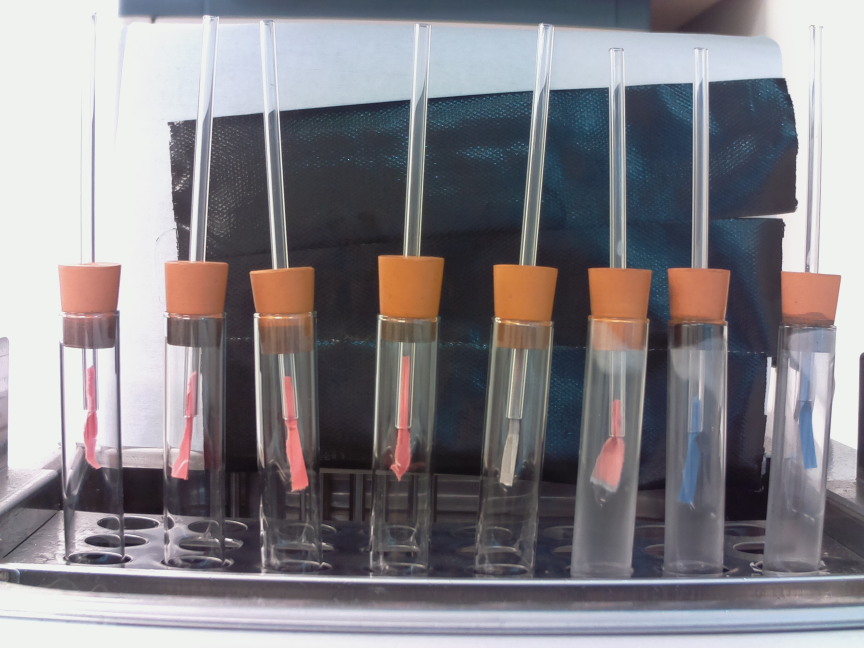
#> input picture TestImage.jpg, 2592 x 1944 px (shown at 1/3 size)
$ python -i TestTubesClass.py   (imports and definitions only)
#> lines starting #> are read from the running program, lines starting #| are printed output that depends on the picture; after the words box and inside, x2 and y2 are one past the last pixel; in counts of white or black regions, pixels touching at a corner belong together
import cv2
import numpy as np
import pandas as pd
import scipy.stats as st


class TestTubes:
    # TestTubes class.
    # contains functionality of detect test tube and classify the litmus paper of it

    def mainFunc(self, img):
        # 1. set the detection and classification parameter.
        # 2. convert image to hsv
        # 3. detect litmus paper location

        self.img = img

        # Initialize parameters for litmus paper classification
        self.red_lower_bound = np.array([170, 50, 15], dtype=float)
        self.red_upper_bound = np.array([10, 200, 220], dtype=float)
        self.blue_lower_bound = np.array([90, 20, 5], dtype=float)
        self.blue_upper_bound = np.array([115, 150, 100], dtype=float)
        self.brown_lower_bound = np.array([3, 100, 80], dtype=float)
        self.brown_upper_bound = np.array([15, 215, 245], dtype=float)

        self.red_to_blue_ratio = 1.75  # area ratio between red to blue for litmus classification
        self.litmus_start_var = 1.6  # where to start searching litmus paper
        self.litmus_height_var = 1.2  # where to finish search litmus paper
        self.litmus_width_ratio = 1.0  # litmus width ratio from cork width
        self.max_height_to_width_ratio = 1.5  # max ratio between height to width. above it splits to 2 corks
        self.total_red_ratio_threshold = 0.02

        # Convert image to HSV
        self.img_hsv = cv2.cvtColor(img, cv2.COLOR_RGB2HSV)

        # data base which contains the test-tubes litmus paper and cork location
        self.test_tubes_db = self.detectTubesLocation()

    # [79 lines left out: functions setDumpPath, dumpHsvImage, dumpDetectedCorksMask, dumpDetectedTubes, dumpLitmusRegion_masks, dumpLitmusRegion and 2 more, not called in this run]

    def filterBrownFromImg(self, img_hsv):
        # Threshold the image so only the brown pixels will appear in order to detect the cork

        # Threshold the image
        lower_bound = self.brown_lower_bound
        upper_bound = self.brown_upper_bound
        mask = cv2.inRange(img_hsv, lower_bound, upper_bound)

        # Remove small red blobs
        kernel = cv2.getStructuringElement(cv2.MORPH_ELLIPSE, (30, 30))  # (20, 20))
        mask_opened = cv2.morphologyEx(mask, cv2.MORPH_OPEN, kernel)

        # makes the object in bigger
        kernel = cv2.getStructuringElement(cv2.MORPH_ELLIPSE, (22, 22))  # (22, 22))
        mask_dilated = cv2.dilate(mask_opened, kernel, iterations=1)

        # remove small holes
        kernel = cv2.getStructuringElement(cv2.MORPH_ELLIPSE, (20, 20))
        mask_closed = cv2.morphologyEx(mask_dilated, cv2.MORPH_CLOSE, kernel)

        # Threshold output in order to change class
        maskOutput = cv2.threshold(mask_closed, 60, 255, cv2.THRESH_BINARY)[1]

        # Save for dump
        self.mask_corks = maskOutput
        return maskOutput

    # [26 lines left out: function filterRedOrBlueFromImg, not called in this run]

    def findContours(self, mask):
        # Find blobs in mask. store their properties in data base
        # Input: mask- blobs to be search in
        # Output: contour_db- data base of the blobs

        cnts = cv2.findContours(mask, cv2.RETR_EXTERNAL, cv2.CHAIN_APPROX_SIMPLE)
        cnts = cnts[0]

        # Organize contour- [x_center y_center width height]
        contour_db = pd.DataFrame(0, index=np.arange(cnts.__len__()),
                                  columns=['x_center', 'y_center', 'width', 'height', 'x_min', 'y_min'])

        # Get average height
        avg_height = 0
        k = 0
        for c in cnts:
            [x_min, y_min, width, height] = cv2.boundingRect(c)
            avg_height += height
            k = k + 1
        avg_height = avg_height / (k + 0.00001)

        k = 0
        for c in cnts:
            [contour_db.loc[k, 'x_min'],
             contour_db.loc[k, 'y_min'],
             contour_db.loc[k, 'width'],
             contour_db.loc[k, 'height']] = cv2.boundingRect(c)

            contour_db.loc[k, 'x_max'] = contour_db.loc[k, 'x_min'] + contour_db.loc[k, 'width']
            contour_db.loc[k, 'y_max'] = contour_db.loc[k, 'y_min'] + contour_db.loc[k, 'height']
            # compute the center of the contour
            M = cv2.moments(c)
            contour_db.loc[k, 'x_center'] = int(M["m10"] / M["m00"])
            contour_db.loc[k, 'y_center'] = int(M["m01"] / M["m00"])

            # if too width- divide to 2 corks
            if avg_height * self.max_height_to_width_ratio < contour_db.loc[k, 'width']:
                contour_db.loc[k, 'width'] = contour_db.loc[k, 'width'] / 2
                contour_db.loc[k, 'x_center'] = contour_db.loc[k, 'x_min'] + contour_db.loc[k, 'width'] / 2
                contour_db.loc[k, 'y_center'] = contour_db.loc[k, 'y_min'] + contour_db.loc[k, 'height'] / 2

                contour_db.loc[k + 1, 'x_min'] = contour_db.loc[k, 'x_min'] + contour_db.loc[k, 'width']
                contour_db.loc[k + 1, 'y_min'] = contour_db.loc[k, 'y_min']
                contour_db.loc[k + 1, 'width'] = contour_db.loc[k, 'width']
                contour_db.loc[k + 1, 'height'] = contour_db.loc[k, 'height']
                contour_db.loc[k + 1, 'x_center'] = contour_db.loc[k + 1, 'x_min'] + contour_db.loc[k + 1, 'width'] / 2
                contour_db.loc[k + 1, 'y_center'] = contour_db.loc[k + 1, 'y_min'] + contour_db.loc[k + 1, 'height'] / 2
                k = k + 1
            k = k + 1

        return contour_db

    def buildTestTubesDB(self, contour_db):
        # building test-tube data base which include: cork location and sizes, litmus paper estimate location
        # Input: contour_db- data base which contains all the blob in the image and their location
        # Output: test_tube_db- data base which contains the cork location and the expected litmus paper location.
        #         data base format: 'tube_num', 'cork_x_min',   'cork_y_min'  , 'cork_width'  , 'cork_height'  ,
        #                                       'litmus_x_min', 'litmus_y_min', 'litmus_width', 'litmus_height'.

        # Sort by data base by y center ceter
        contour_db = contour_db.sort_values(['y_center'], ascending=True)
        contour_db = contour_db.reset_index()
        if 0:
            print(contour_db)

        # Filter blobs outside maximum min blobs
        contour_db = contour_db[contour_db['y_min'] < contour_db.loc[0, 'y_max']]

        # Sort by x location- first in the left. starting from 0
        contour_db = contour_db.sort_values(['x_center'], ascending=True)
        contour_db = contour_db.reset_index()

        # Get average width
        avg_width = contour_db['width'].mean()

        # building test tubes data base- cork and litmus paper location
        litmus_start_var = self.litmus_start_var  # where to start searching litmus paper
        litmus_height_var = self.litmus_height_var  # where to finish search litmus paper
        litmus_width_ratio = self.litmus_width_ratio
        test_tubes_db = pd.DataFrame(0, index=np.arange(contour_db.shape[0]),
                                     columns=['tube_num', 'cork_x_min', 'cork_y_min', 'cork_width', 'cork_height',
                                              'litmus_x_min', 'litmus_y_min', 'litmus_width', 'litmus_height'])
        for k in range(0, contour_db.shape[0]):
            test_tubes_db.loc[k, 'tube_num'] = k
            test_tubes_db.loc[k, 'cork_x_min'] = contour_db.loc[k, 'x_center'] - avg_width / 2
            test_tubes_db.loc[k, 'cork_y_min'] = contour_db.loc[k, 'y_center'] - avg_width / 2
            test_tubes_db.loc[k, 'cork_width'] = avg_width
            test_tubes_db.loc[k, 'cork_height'] = avg_width
            test_tubes_db.loc[k, 'litmus_center_x'] = contour_db.loc[k, 'x_center']
            test_tubes_db.loc[k, 'litmus_y_min'] = test_tubes_db.loc[k, 'cork_y_min'] + test_tubes_db.loc[
                k, 'cork_height'] + litmus_start_var * test_tubes_db.loc[k, 'cork_height']
            test_tubes_db.loc[k, 'litmus_width'] = contour_db.loc[
                                                       k, 'width'] * litmus_width_ratio  # Same width as th cork
            test_tubes_db.loc[k, 'litmus_height'] = litmus_height_var * test_tubes_db.loc[k, 'cork_height']

            test_tubes_db.loc[k, 'litmus_x_min'] = test_tubes_db.loc[k, 'litmus_center_x'] - test_tubes_db.loc[
                k, 'litmus_width'] / 2  # same x_min as th cork
        return test_tubes_db

    def detectTubesLocation(self):
        # Detect the tube location based on the cork position

        # Keep only big red thing- test-tubes corks
        mask = self.filterBrownFromImg(self.img_hsv)

        # Find contours from the filtered image
        contour_db = self.findContours(mask)

        # Build data base of the test-tubes which includes: cork and litmus paper locations and sizes
        test_tubes_db = self.buildTestTubesDB(contour_db)

        return test_tubes_db

    # Given a test-tube number: find the litmus paper color: red or blue
    # [58 lines left out: functions classifyTestTubeColor, gaussianKernel, not called in this run]

>>> import cv2
>>> picture = cv2.cvtColor(cv2.imread('TestImage.jpg'), cv2.COLOR_BGR2RGB)
>>> result = TestTubes().mainFunc(picture)
#> in mainFunc, `self.img_hsv = cv2.cvtColor(img, cv2.COLOR_RGB2HSV)`: self.img_hsv: shape (1944, 2592, 3); mean H, S, V 100.5, 39.7, 143.8
#> in filterBrownFromImg, `mask = cv2.inRange(img_hsv, lower_bound, upper_bound)`:
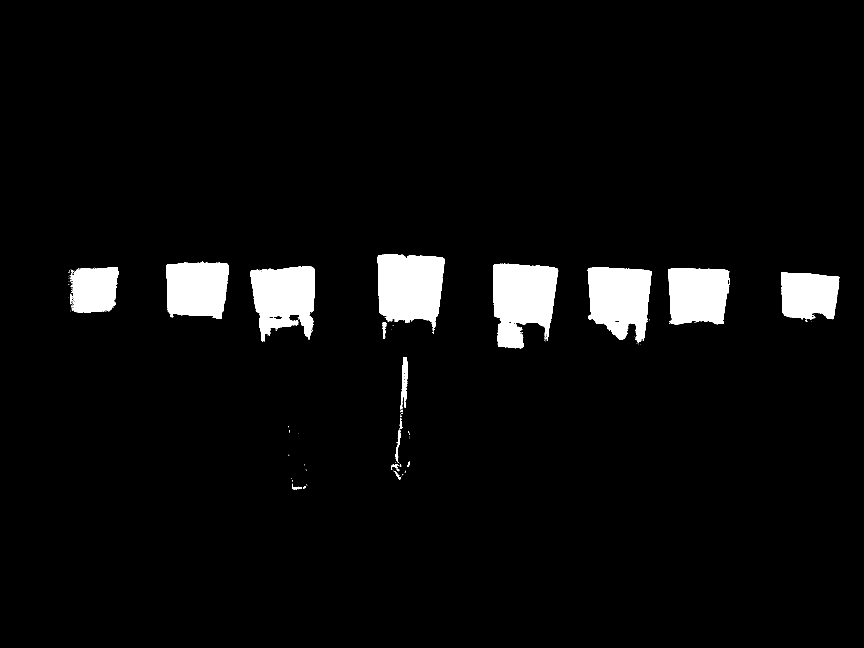
#> mask: shape (1944, 2592) (shown at 1/3 size); 4.6% white; 143 white regions (123 under 20 px), largest, box (x1, y1, x2, y2) and area: (1479, 791, 1675, 1045) 37096, (1133, 764, 1334, 993) 36233, (1763, 802, 1955, 1030) 32668
#> in filterBrownFromImg, `mask_opened = cv2.morphologyEx(mask, cv2.MORPH_OPEN, kernel)`:
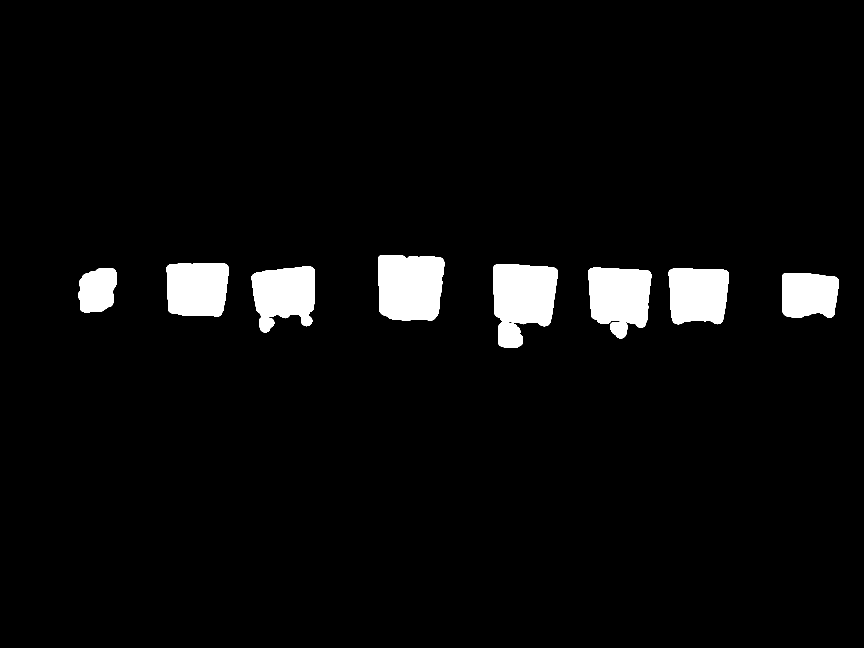
#> mask_opened: shape (1944, 2592) (shown at 1/3 size); 4.3% white; 8 white regions, largest, box (x1, y1, x2, y2) and area: (1480, 792, 1674, 1044) 36111, (1134, 765, 1333, 963) 35330, (1765, 803, 1954, 1016) 30818
#> in filterBrownFromImg, `mask_dilated = cv2.dilate(mask_opened, kernel, iterations=1)`:
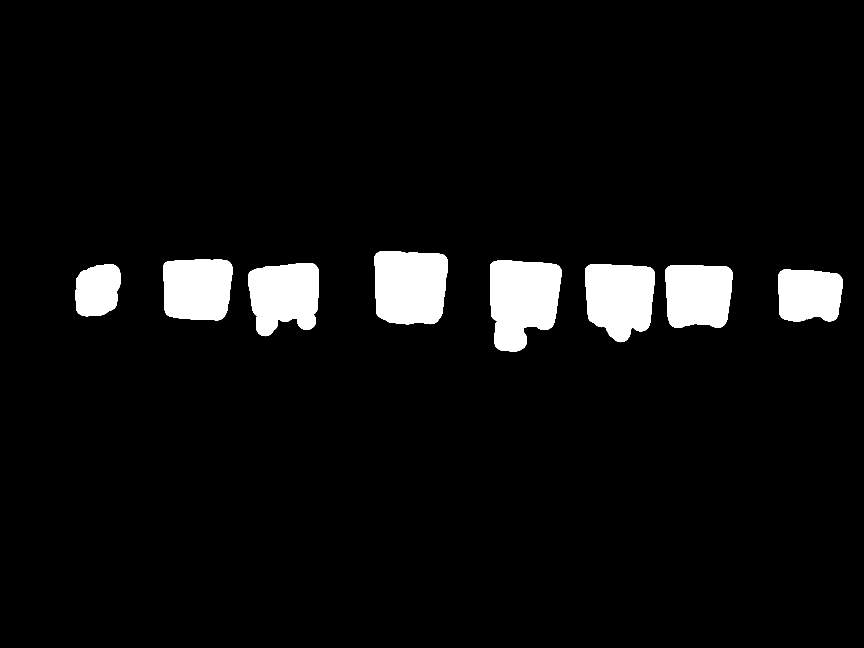
#> mask_dilated: shape (1944, 2592) (shown at 1/3 size); 5.5% white; 8 white regions, largest, box (x1, y1, x2, y2) and area: (1470, 782, 1685, 1055) 45785, (1124, 755, 1344, 974) 43516, (1755, 793, 1965, 1027) 39230
#> in filterBrownFromImg, `mask_closed = cv2.morphologyEx(mask_dilated, cv2.MORPH_CLOSE, kernel)`:
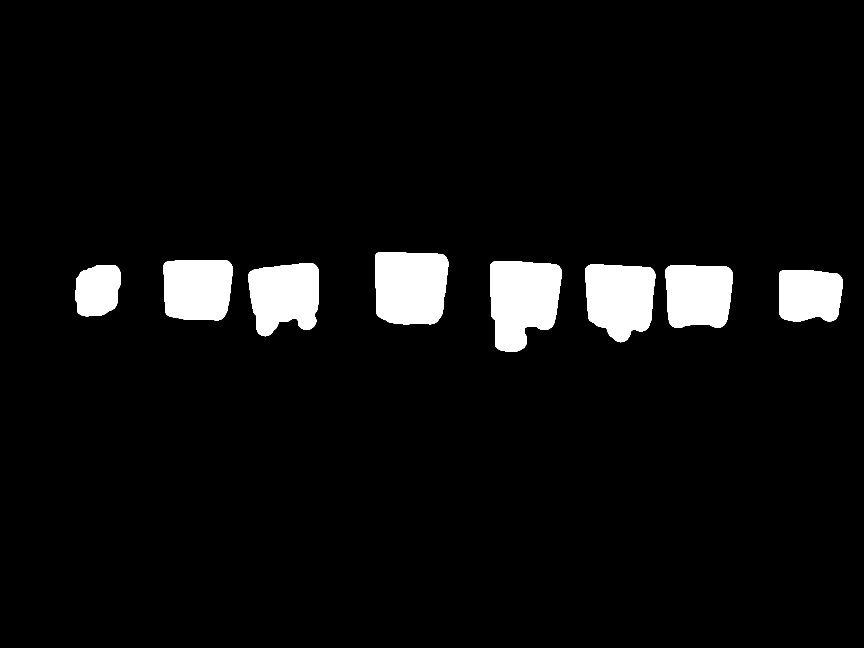
#> mask_closed: shape (1944, 2592) (shown at 1/3 size); 5.5% white; 8 white regions
#> in findContours, `cnts = cv2.findContours(mask, cv2.RETR_EXTERNAL, cv2.CHAIN_APPROX_SIMP..`: cnts = 8 contours; box (x1, y1, x2, y2) and area: (1471, 783, 1686, 1055) 45252, (1125, 756, 1345, 974) 43024, (1756, 794, 1966, 1027) 38834, (746, 791, 957, 1009) 36179, (491, 780, 698, 962) 34044, (1997, 796, 2199, 984) 33676, (2337, 810, 2529, 965) 26286, (227, 795, 363, 949) 17294
#> the loop in findContours, `for c in cnts:` made 8 passes
#> (x_min, y_min, width, height, avg_height) on passes 1 to 8: (2337, 810, 192, 155, 155), (1997, 796, 202, 188, 343), (227, 795, 136, 154, 497), (1756, 794, 210, 233, 730), (746, 791, 211, 218, 948), (1471, 783, 215, 272, 1220), (491, 780, 207, 182, 1402), (1125, 756, 220, 218, 1620)
#> after the loop in findContours, `for c in cnts:`: avg_height = 1620; k = 8
#> in findContours, `avg_height = avg_height / (k + 0.00001)`: avg_height = 202.5
#> the loop in findContours, `for c in cnts:` made 8 passes
#> after the loop in findContours, `for c in cnts:`: k = 8
#> in detectTubesLocation, `contour_db = self.findContours(mask)`: contour_db = table of 8 rows and 8 columns
#> in buildTestTubesDB, `contour_db = contour_db[contour_db['y_min'] < contour_db.loc[0, 'y_max..`: contour_db = table of 8 rows and 9 columns
#> in buildTestTubesDB, `contour_db = contour_db.reset_index()`: contour_db = table of 8 rows and 10 columns
#> in buildTestTubesDB, `avg_width = contour_db['width'].mean()`: avg_width = 199.1
#> in detectTubesLocation, `test_tubes_db = self.buildTestTubesDB(contour_db)`: test_tubes_db = table of 8 rows and 10 columns
